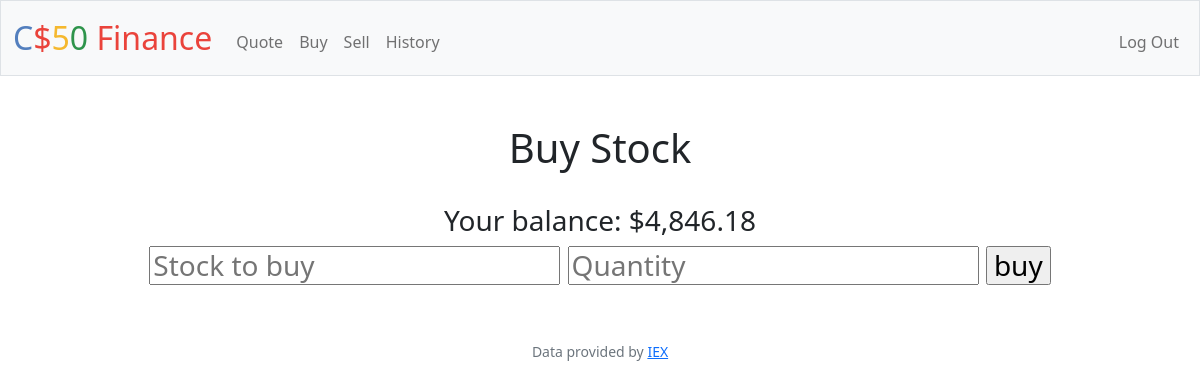
The page /buy (signed in) on the database as committed earlier.
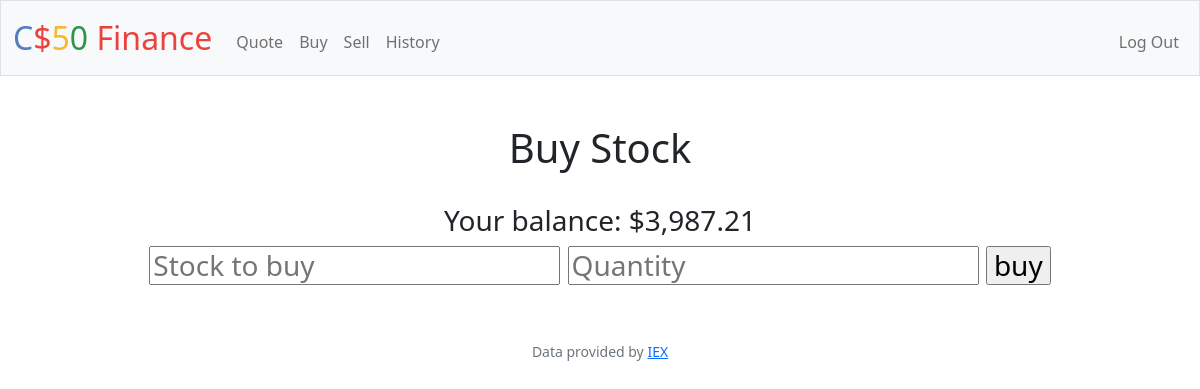
The same page on the database as committed later.
### tables this page shows
CREATE TABLE users (id INTEGER PRIMARY KEY AUTOINCREMENT NOT NULL, username TEXT NOT NULL, hash TEXT NOT NULL, cash NUMERIC NOT NULL DEFAULT 10000.00);

### app.py (the view)
@app.route("/buy", methods=["GET", "POST"])
@login_required
def buy():
    balance = db.execute("SELECT cash FROM users WHERE id = ?", session["user_id"])
    """Buy shares of stock"""
    if request.method == "POST":
        stock = lookup(request.form.get("quote"))
        if stock:
            price = float(stock["price"])
            quantity = float(request.form.get("quantity"))
            cost = price * quantity
            print(balance)
            if not cost < float(balance[0]["cash"]):
                return apology("Not enough funds")
            new_balance = float(balance[0]["cash"]) - cost
            stock_check = db.execute("SELECT stock FROM stocks WHERE stock = ? AND person_id =?", stock["symbol"].upper(), session["user_id"])
            db.execute("UPDATE users SET cash = ? where id = ?", new_balance, session["user_id"])
            if not stock_check:
                db.execute("INSERT INTO stocks (stock, person_id, quantity) VALUES(?, ?, ?)",stock["symbol"].upper(), session["user_id"], int(quantity))
                return render_template("buy.html", cash=new_balance)
            current = db.execute("SELECT quantity FROM stocks WHERE stock = ? AND person_id =?", stock["symbol"].upper(), session["user_id"])
            db.execute("UPDATE stocks set quantity = ? WHERE person_id = ?", int(quantity) + current[0]["quantity"], session["user_id"])
            return render_template("buy.html", cash=new_balance)
        else:
            return apology("Stock does not exist")
    else:
        return render_template("buy.html", cash=balance[0]["cash"])

### app.py (called while the page is built)
@app.after_request
def after_request(response):
    response.headers["Cache-Control"] = "no-cache, no-store, must-revalidate"
    response.headers["Expires"] = 0
    response.headers["Pragma"] = "no-cache"
    return response

### helpers.py (called while the page is built)
def login_required(f):
    @wraps(f)
    def decorated_function(*args, **kwargs):
        if session.get("user_id") is None:
            return redirect("/login")
        return f(*args, **kwargs)
    return decorated_function

def usd(value):
    return f"${value:,.2f}"

### templates/buy.html
{% extends "layout.html"%}
{% block main %}
    <h1> Buy Stock </h1>
    <br>
    <form action="/buy" method="post">
        <h3>Your balance: {{ cash | usd }}<h3>
        <input type="text" name="quote" placeholder="Stock to buy" autofocus autocomplete="off">
        <input type="number" min=0 name="quantity" placeholder="Quantity" autocomplete="off">
        <input type="submit" value="buy">
    </form>
{% endblock %}

### templates/layout.html (shortened to what this page needs)
<!DOCTYPE html>
<html lang="en">
    <head>
        <link href="https://cdn.jsdelivr.net/npm/bootstrap@5.1.3/dist/css/bootstrap.min.css" rel="stylesheet">
        <link href="/static/styles.css" rel="stylesheet">
    </head>
    <body>
        <nav class="bg-light border navbar navbar-expand-md navbar-light">
            <div class="container-fluid">
                <a class="navbar-brand" href="/"><span class="blue">C</span><span class="red">$</span><span class="yellow">5</span><span class="green">0</span> <span class="red">Finance</span></a>
                <div class="collapse navbar-collapse" id="navbar">
                    {% if session["user_id"] %}
                        <ul class="navbar-nav me-auto mt-2">
                            <li class="nav-item"><a class="nav-link" href="/quote">Quote</a></li>
                            <li class="nav-item"><a class="nav-link" href="/buy">Buy</a></li>
                            <li class="nav-item"><a class="nav-link" href="/sell">Sell</a></li>
                            <li class="nav-item"><a class="nav-link" href="/history">History</a></li>
                        </ul>
                        <ul class="navbar-nav ms-auto mt-2">
                            <li class="nav-item"><a class="nav-link" href="/logout">Log Out</a></li>
                        </ul>
                    {% else %}
                        <ul class="navbar-nav ms-auto mt-2">
                            <li class="nav-item"><a class="nav-link" href="/register">Register</a></li>
                            <li class="nav-item"><a class="nav-link" href="/login">Log In</a></li>
                        </ul>
                    {% endif %}
                </div>
            </div>
        </nav>
        <main class="container-fluid py-5 text-center">
            {% block main %}{% endblock %}
        </main>
        <footer class="mb-5 small text-center text-muted">
            Data provided by <a href="https://iexcloud.io/">IEX</a>
        </footer>
    </body>
</html>

### static/styles.css (style rules this page uses)
nav .navbar-brand { font-size: xx-large; }
nav .navbar-brand .blue { color: #537fbe; }
nav .navbar-brand .red { color: #ea433b; }
nav .navbar-brand .yellow { color: #f5b82e; }
nav .navbar-brand .green { color: #2e944b; }

Rows that differ between the two databases and show on the page:
changed users: cash "$4,846.18" → "$3,987.21"
